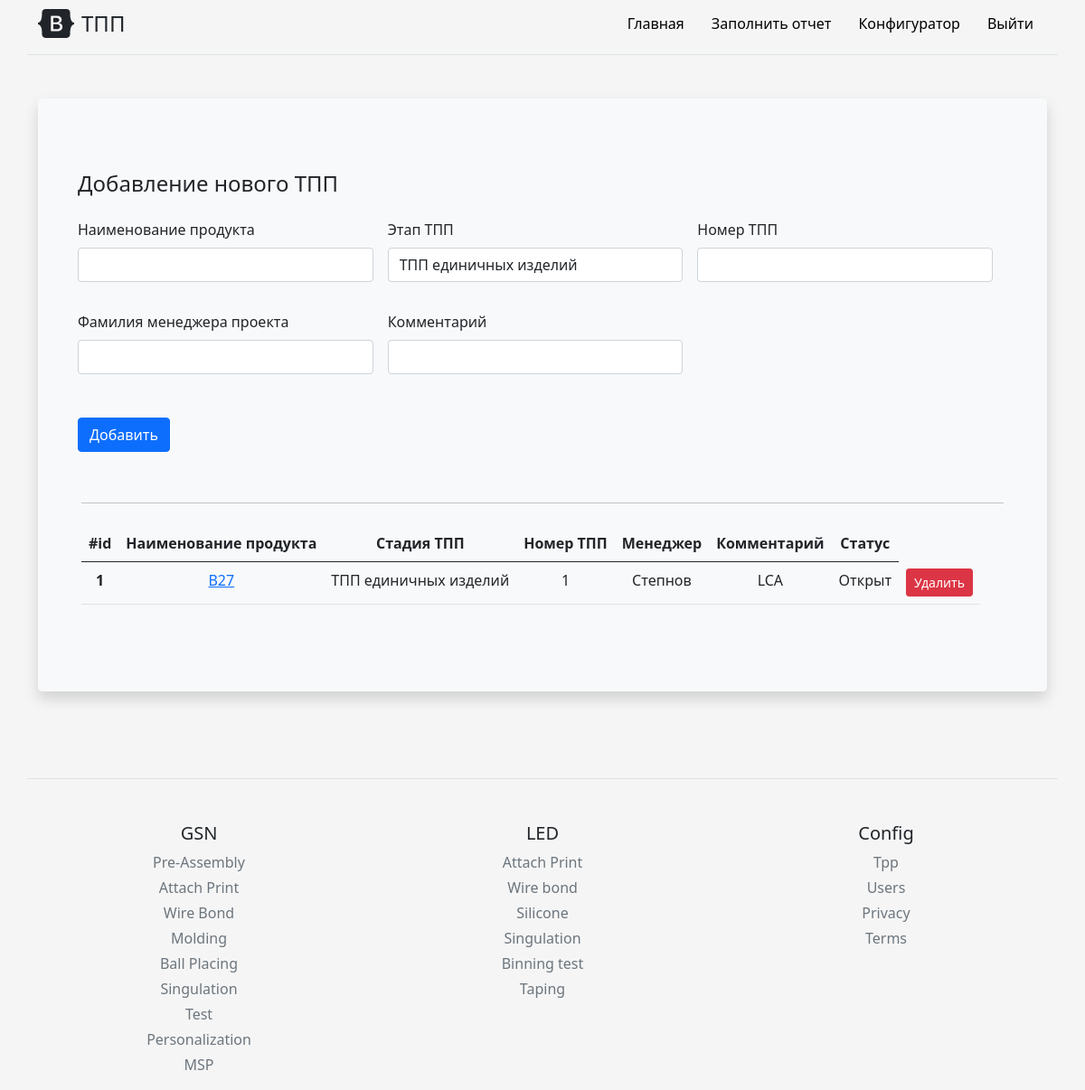
The page /config_tpp (signed in) on the database its author committed.
### models.py (models this page shows, shortened)
class Tpp_config(db.Model):
    id = db.Column(db.Integer, primary_key=True)
    prod_name = db.Column(db.Text, nullable=False)
    tpp_stage = db.Column(db.Text, nullable=False)
    number = db.Column(db.Text, nullable=False)
    owner = db.Column(db.Text, nullable=False)
    comment = db.Column(db.Text, nullable=False)
    status = db.Column(db.Text, nullable=False, default="Открыт")

### routes.py (the view, shortened to what this page needs)
@app_routes.route('/config_tpp', methods=["POST", "GET"])
@login_required
def config_tpp():
    from main import db
    from models import Tpp_config
    form = TppConfigForm()
    tpp_config = db.session.query(Tpp_config).all()
    return render_template('config_tpp.html', form=form, tpp_config=tpp_config)

### forms.py
class TppConfigForm(FlaskForm):
    prod_name = StringField('Наименование продукта', validators=[DataRequired()])
    tpp_stage = SelectField('Этап ТПП', choices=["ТПП единичных изделий", "ТПП серийных изделий"], validators=[DataRequired()])
    tpp_numb = IntegerField('Номер ТПП', validators=[DataRequired()])
    prod_owner = StringField('Фамилия менеджера проекта', validators=[DataRequired()])
    comment = StringField('Комментарий')
    submit = SubmitField('Добавить')

### main.py (called while the page is built)
@login_manager.user_loader
def load_user(id):
    from models import User
    return User.query.get(int(id))

### templates/config_tpp.html (shortened to what this page needs)
{% extends 'base.html' %} {% block title %} Конифгуратор {% endblock %} {% block body %}
<div class="container py-4">
	<div class="p-5 mb-4 bg-light rounded-3 shadow">
		<div class="row align-items-md-stretch">
			<form class="row g-3" method="post">
				<h4>Добавление нового ТПП</h4>
				<div class="col-sm-4">
					<p>
					{{ form.prod_name.label(class="form-label") }}<br>
                    {{ form.prod_name(class="form-control") }}
                    </p>
                </div>
                <div class="col-sm-4">
                    <p>
                    {{ form.tpp_stage.label(class="form-label") }}<br>
                    {{ form.tpp_stage(class="form-control") }}
                    </p>
                </div>
                <div class="col-sm-4">
                    <p>
                    {{ form.tpp_numb.label(class="form-label") }}<br>
                    {{ form.tpp_numb(class="form-control") }}
                    </p>
                </div>
                <div class="col-sm-4">
                    <p>
                    {{ form.prod_owner.label(class="form-label") }}<br>
                    {{ form.prod_owner(class="form-control") }}
                    </p>
                </div>
                <div class="col-sm-4">
                    <p>
                    {{ form.comment.label(class="form-label") }}<br>
                    {{ form.comment(class="form-control") }}
                    </p>
                </div>
                <div class="py-3">
                    <p>{{ form.submit(class="btn btn-m btn-primary btn-block") }}</p>
                </div>
            </div>
            <hr class="my-4">
            <div class="col-md-12">
                <table class="table table-hover" method="post">
                    <thead>
                        <tr>
                        <th scope="col">#id</th>
                        <th scope="col">Наименование продукта</th>
                        <th scope="col">Стадия ТПП</th>
                        <th scope="col">Номер ТПП</th>
                        <th scope="col">Менеджер</th>
                        <th scope="col">Комментарий</th>
                        <th scope="col">Статус</th>
                        </tr>
                    </thead>
                    <tbody>
                        {% for item in tpp_config %}
                        <tr>
                        <th scope="row" name="up_table_id">{{item.id}}</th>
                        <td name="up_table_prod_name"><a href="/update/{{item.id}}"> {{item.prod_name}} </a></td>
                        <td name="up_table_tpp_stage">{{item.tpp_stage}}</td>
                        <td name="up_table_number">{{item.number}}</td>
                        <td name="up_table_owner">{{item.owner}}</td>
                        <td name="up_table_comment">{{item.comment}}</td>    <td name="up_table_status">{{item.status}}</td>
                        <td>
                        <a class="btn btn-sm btn-danger btn-block" href="delete/{{item.id}}">Удалить</a>
                        </td>
                        </tr>
                        {% endfor %}
                    </tbody>
                </table>
                <div class="py-3">
                </div>
            </div>
         </div>
    </div>
{% endblock %}

### static/css/main.css (style rules this page uses)
html, body { height: 100%; background-color: #f5f5f5; }
.shadow { background: #ffcc00; box-shadow: 0 0 10px rgba(0,0,0,0.5); padding: 10px; }
.table { display: block; border-collapse: collapse; width: 100%; overflow: auto; }
th, td { text-align: center; padding: 8px; }

### rows shown on the page
Tpp_config: id "1", prod_name "B27", tpp_stage "ТПП единичных изделий", number "1", owner "Степнов", comment "LCA", status "Открыт"
